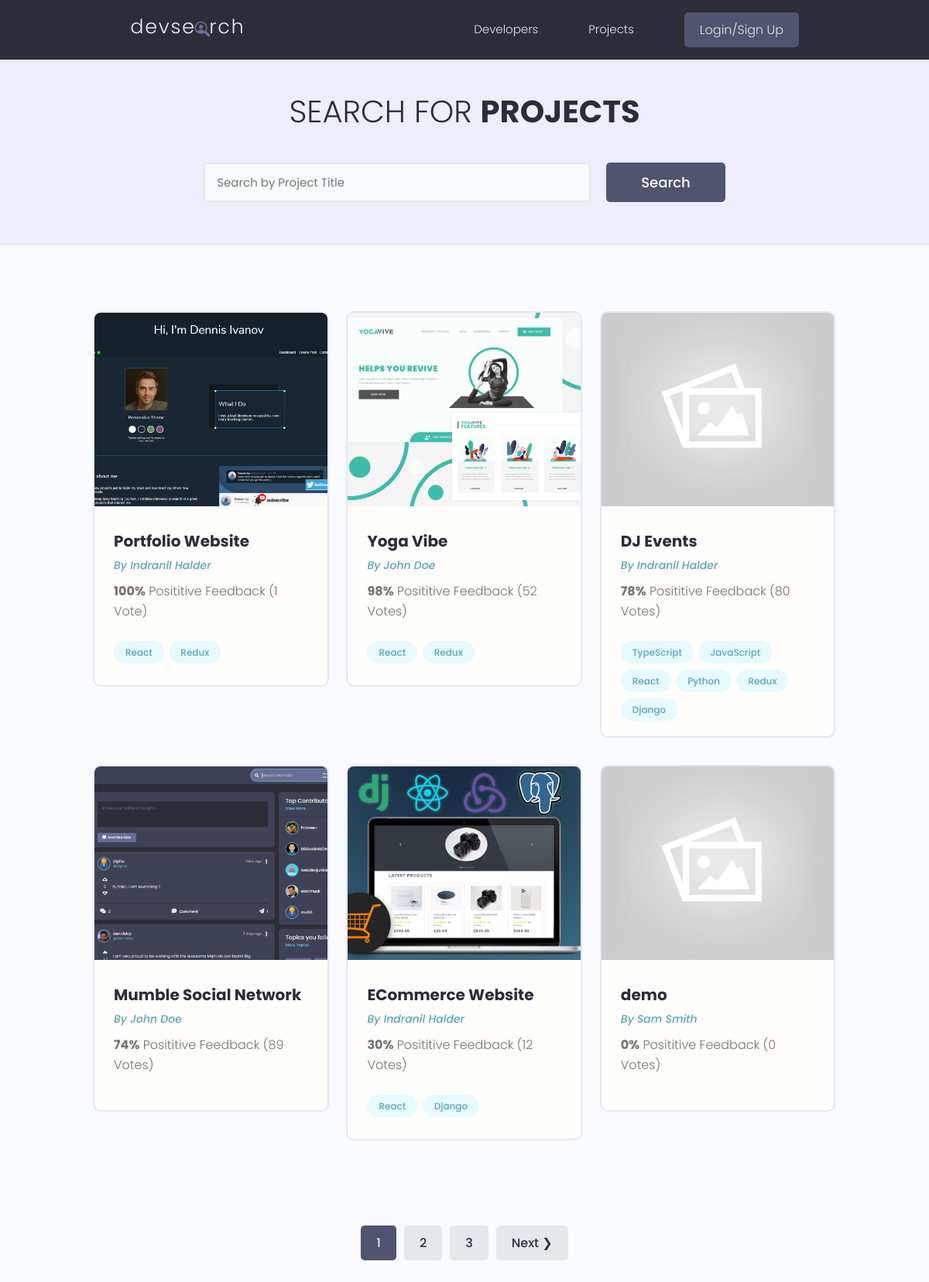
The app's page /projects/, older data.
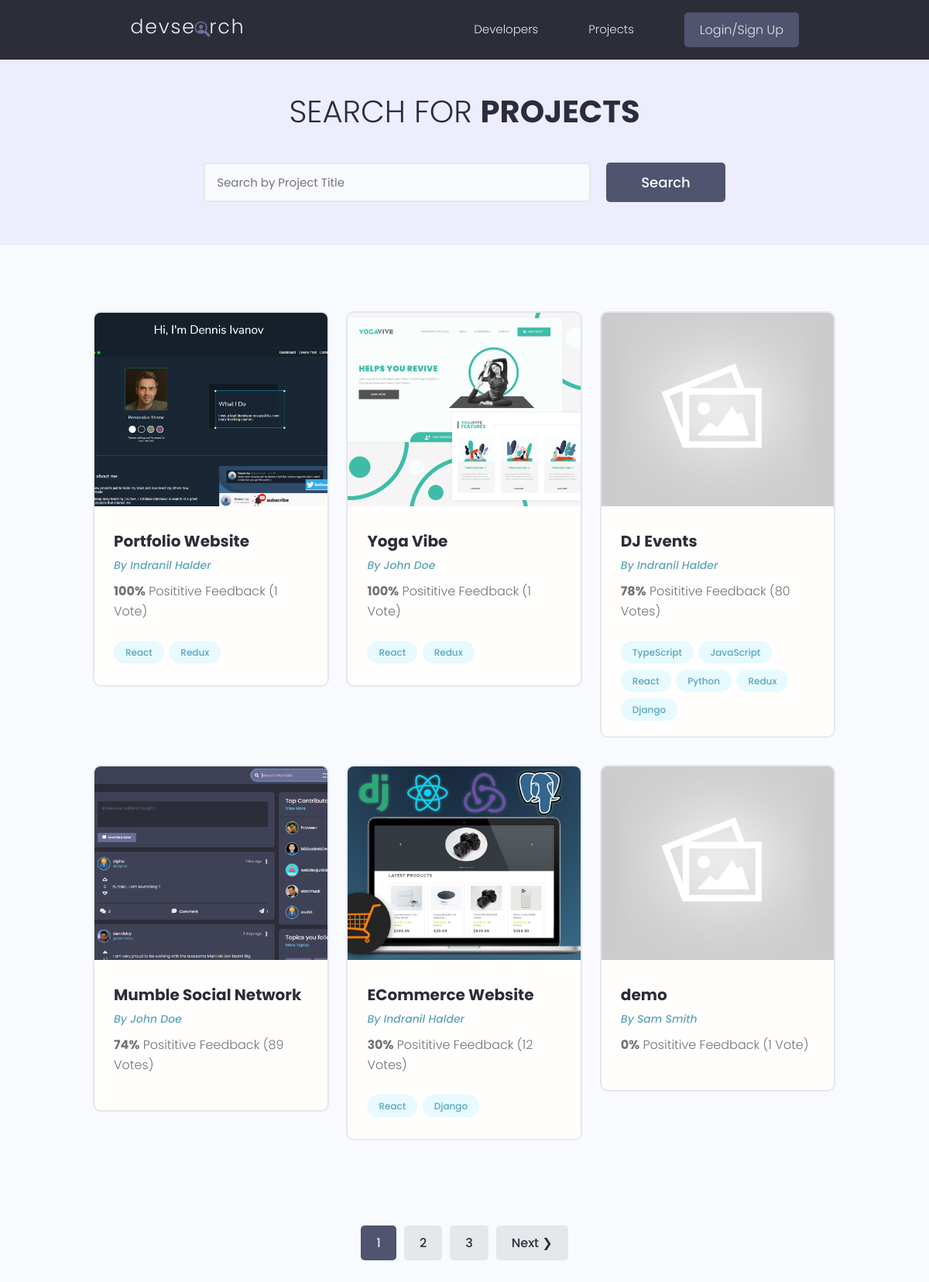
The same page, newer data.
### projects/models.py (models this page shows, shortened)
class Project(models.Model):
    owner = models.ForeignKey(
        Profile, null=True, blank=True, on_delete=models.SET_NULL)
    title = models.CharField(max_length=200)
    description = models.TextField(null=True, blank=True)
    featured_image = models.ImageField(
        null=True, blank=True, default='default.jpg')
    demo_link = models.CharField(max_length=2000, null=True, blank=True)
    source_link = models.CharField(max_length=2000, null=True, blank=True)
    tags = models.ManyToManyField('Tag', blank=True)
    vote_total = models.IntegerField(default=0, null=True, blank=True)
    vote_ratio = models.IntegerField(default=0, null=True, blank=True)
    created = models.DateTimeField(auto_now_add=True)
    id = models.UUIDField(default=uuid.uuid4, unique=True,
                          primary_key=True, editable=False)
    class Meta:
        ordering = ['-vote_ratio', '-vote_total', 'title']

### users/models.py (models this page shows, shortened)
class Profile(models.Model):
    user = models.OneToOneField(
        User, on_delete=models.CASCADE, null=True, blank=True)
    name = models.CharField(max_length=200, blank=True, null=True)
    email = models.EmailField(max_length=500, blank=True, null=True)
    username = models.CharField(max_length=200, blank=True, null=True)
    location = models.CharField(max_length=200, blank=True, null=True)
    short_intro = models.CharField(max_length=200, blank=True, null=True)
    bio = models.TextField(blank=True, null=True)
    profile_image = models.ImageField(
        null=True, blank=True, upload_to='profiles/', default='profiles/user-default.png')
    social_github = models.CharField(max_length=200, blank=True, null=True)
    social_twitter = models.CharField(max_length=200, blank=True, null=True)
    social_linkedin = models.CharField(max_length=200, blank=True, null=True)
    social_youtube = models.CharField(max_length=200, blank=True, null=True)
    social_website = models.CharField(max_length=200, blank=True, null=True)
    created = models.DateTimeField(auto_now_add=True)
    id = models.UUIDField(default=uuid.uuid4, unique=True,
                          primary_key=True, editable=False)

### projects/views.py (the view)
# urls.py: path('projects/', include('projects.urls')),
def projects(request):
    projects, search_query = searchProjects(request)
    custom_range, projects = paginateProjects(request, projects, 6)
    context = {'projects': projects, 'search_query': search_query,
               'custom_range': custom_range}
    return render(request, 'projects/projects.html', context)

### projects/models.py (called while the page is built)
    def __str__(self):
        return self.name

### projects/utils.py (called while the page is built)
def paginateProjects(request, projects, results):
    page = request.GET.get('page')
    paginator = Paginator(projects, results)
    try:
        projects = paginator.page(page)
    except PageNotAnInteger:
        page = 1
        projects = paginator.page(page)
    except EmptyPage:
        page = paginator.num_pages
        projects = paginator.page(page)
    leftIndex = (int(page) - 4)
    if (leftIndex < 1):
        leftIndex = 1
    rightIndex = (int(page) + 5)
    if rightIndex > paginator.num_pages:
        rightIndex = paginator.num_pages + 1
    custom_range = range(leftIndex, rightIndex)
    return custom_range, projects

def searchProjects(request):
    search_query = ''
    if request.GET.get('search_query'):
        search_query = request.GET.get('search_query')
    tags = Tag.objects.filter(name__icontains=search_query)
    projects = Project.objects.distinct().filter(
        Q(title__icontains=search_query) |
        Q(description__icontains=search_query) |
        Q(owner__name__icontains=search_query) |
        Q(tags__in=tags)
    )
    return projects, search_query

### projects/templates/projects/projects.html (shortened to what this page needs)
{% extends 'main.html' %}
{% block content %}
  <main class="projects">
    <section class="hero-section text-center">
      <div class="container container--narrow">
        <div class="hero-section__box">
          <h2>Search for <span>Projects</span></h2>
        </div>
        <div class="hero-section__search">
          <form id="searchForm" class="form" action="{% url 'projects' %}" method="get">
            <div class="form__field">
              <input class="input input--text" id="formInput#search" type="text" name="search_query"
               value="{{ search_query }}" placeholder="Search by Project Title" />
            </div>
            <input class="btn btn--sub btn--lg" type="submit" value="Search" />
          </form>
        </div>
      </div>
    </section>
    <section class="projectsList">
      <div class="container">
        <div class="grid grid--three">
          {% for project in projects %}
          <div class="column">
            <div class="card project">
              <a href="{% url 'project' project.id %}" class="project">
                <img class="project__thumbnail" src="{{ project.featured_image.url }}" alt="project thumbnail" />
                <div class="card__body">
                  <h3 class="project__title">{{ project.title }}</h3>
                  <p><a class="project__author" href="{% url 'user-profile' project.owner.id %}">By {{ project.owner.name }}</a></p>
                  <p class="project--rating">
                    <span style="font-weight: bold;">{{ project.vote_ratio }}%</span> Posititive
                    Feedback ({{ project.vote_total }} Vote{{project.vote_total|pluralize:"s"}})
                  </p>
                  <div class="project__tags">
                    {% for tag in project.tags.all %}
                    <span class="tag tag--pill tag--main">
                      <small>{{ tag }}</small>
                    </span>
                    {% endfor %}
                  </div>
                </div>
              </a>
            </div>
          </div>
          {% endfor %}
        </div>
      </div>
    </section>
    {% include 'pagination.html' with queryset=projects custom_range=custom_range %}
  </main>
{% endblock content %}

Row changes from the older to the newer data that the page shows:
changed Project "Yoga Vibe": vote_ratio "98" → "100"; vote_total "52" → "1"
changed Project "demo": vote_total "0" → "1"
